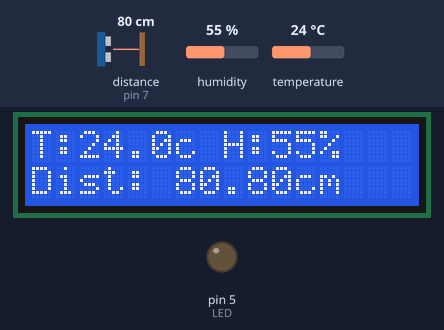
The sketch below on a simulated Arduino Uno, built with avr-gcc and run on an emulated ATmega328P. On the bench: 16×2 character LCD, output pins drawn as LEDs (lit = HIGH). The test bench sets the inputs (shaded band); at power-on: distance to the obstacle (sensor on pin 7) 80 cm, humidity 55 %, temperature 24 °C. The echo pulse lasts 58.3 µs per cm.

Above: at 1.2 s.
1.3 s: distance to the obstacle (sensor on pin 7) set to 11 cm
At 2.8 s:
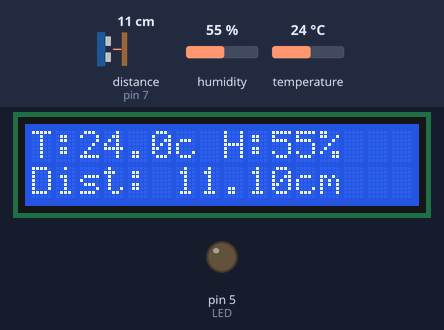
3.4 s: distance to the obstacle (sensor on pin 7) set to 8 cm
At 4.7 s:
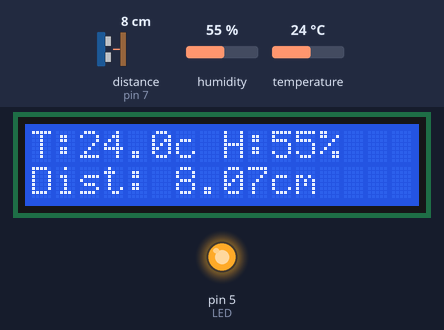
5.8 s: humidity set to 22 %
At 8.7 s:
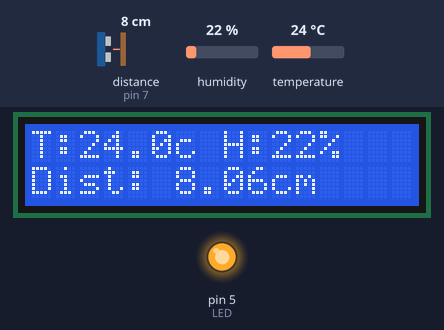
9.0 s: temperature set to 12 °C
At 10.7 s:
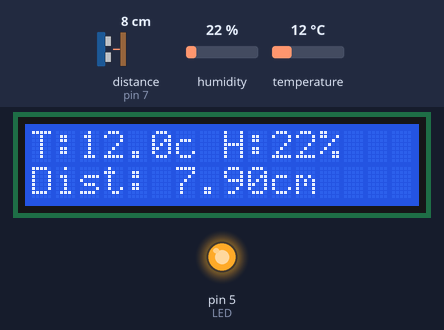
11.4 s: humidity set to 40 %
At 13.5 s:
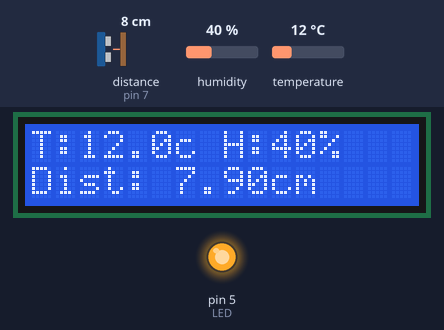
13.8 s: distance to the obstacle (sensor on pin 7) set to 2 cm
At 15.5 s:
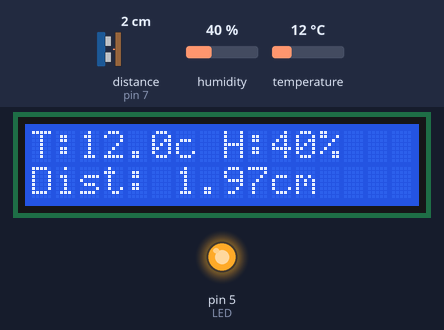
Timing chart, 0 to 17.0 s (numbered marks = the images above; inputs shaded):
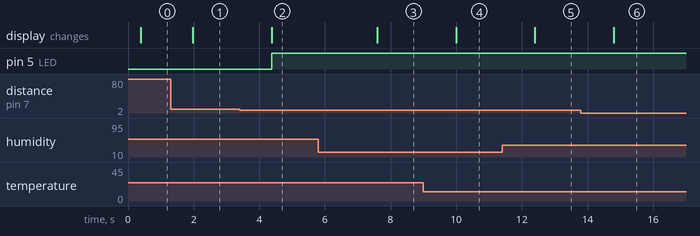

Measured:
- the behaviour switches between 10 and 9 cm on distance to the obstacle (sensor on pin 7) (found by bisection; images 1 and 2)
- after the input at 1.3 s, the display: changes after 0.68 s (image 1)
- after the input at 3.4 s, pin 5 (LED): LOW → HIGH after 0.98 s; the display: changes after 0.98 s (image 2)
- after the input at 5.8 s, the display: changes after 1.8 s (image 3)
- after the input at 9.0 s, the display: changes after 1.0 s (image 4)
- after the input at 11.4 s, the display: changes after 0.99 s (image 5)
- after the input at 13.8 s, the display: changes after 0.99 s (image 6)

The sketch:

DistanceMeter.ino
```cpp
#include <LiquidCrystal_I2C.h>
#include <NewPing.h>
#include "DHT.h"

#define LED 5

#define DHTPIN 6
#define DHTTYPE DHT11

#define TRIGGER_PIN 8
#define ECHO_PIN 7
#define MAX_DISTANCE 400

LiquidCrystal_I2C lcd(0x27, 16, 2);
DHT dht(DHTPIN, DHTTYPE);
NewPing sonar(TRIGGER_PIN, ECHO_PIN, MAX_DISTANCE);

void setup() {
  pinMode(LED, OUTPUT);

  dht.begin();

  lcd.init();
  lcd.clear();
  lcd.backlight();
}

void loop() {
  int h = dht.readHumidity();
  float t = dht.readTemperature();

  float speedOfSound = 331.4 + (0.6 * t) + (0.0124 * h);

  float duration = sonar.ping_median(10);
  duration /= 1000000;

  float distance = (speedOfSound * duration)/2;
  distance = distance * 100;

  distance = distance <= 0 ? MAX_DISTANCE : distance;

  lcd.setCursor(0, 0);
  lcd.print(F("T:"));
  lcd.print(t);
  lcd.setCursor(6, 0);
  lcd.print('c');
  lcd.print(F(" H:"));
  lcd.print(h);
  lcd.print('%');

  lcd.setCursor(0, 1);
  lcd.print(F("Dist: "));
  lcd.print(distance);
  lcd.print(F("cm"));
  lcd.print(F("   "));

  digitalWrite(LED, distance < 10 ? HIGH : LOW);

  delay(500);
}
```
